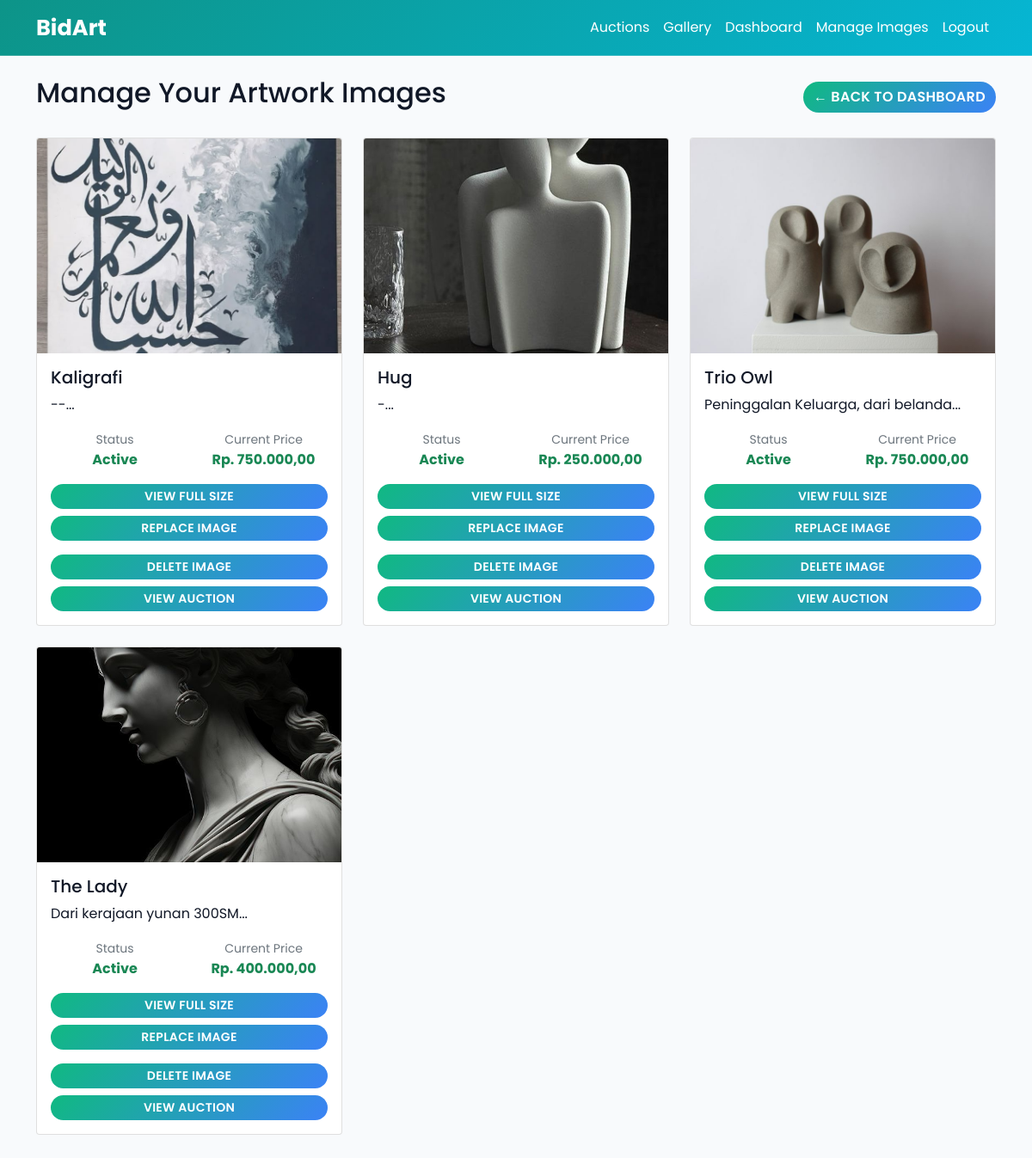
Screenshot of /views/artist/manage_images.php (signed in) with the database file from the repository.
### tables this page shows
CREATE TABLE `auctions` (
  `id` int NOT NULL AUTO_INCREMENT,
  `artwork_id` int NOT NULL,
  `starting_price` decimal(15,2) NOT NULL,
  `current_price` decimal(15,2) NOT NULL,
  `start_time` datetime NOT NULL,
  `end_time` datetime NOT NULL,
  `status` enum('active','closed','cancelled') DEFAULT 'active',
  `winner_id` int DEFAULT NULL,
  `created_at` timestamp NULL DEFAULT CURRENT_TIMESTAMP,
  PRIMARY KEY (`id`),
  KEY `artwork_id` (`artwork_id`),
  KEY `winner_id` (`winner_id`),
  CONSTRAINT `auctions_ibfk_1` FOREIGN KEY (`artwork_id`) REFERENCES `artworks` (`id`) ON DELETE CASCADE,
  CONSTRAINT `auctions_ibfk_2` FOREIGN KEY (`winner_id`) REFERENCES `users` (`id`) ON DELETE SET NULL
);

CREATE TABLE `artworks` (
  `id` int NOT NULL AUTO_INCREMENT,
  `title` varchar(200) NOT NULL,
  `description` text,
  `artist_id` int NOT NULL,
  `image_path` varchar(500) DEFAULT NULL,
  `created_at` timestamp NULL DEFAULT CURRENT_TIMESTAMP,
  PRIMARY KEY (`id`),
  KEY `artist_id` (`artist_id`),
  CONSTRAINT `artworks_ibfk_1` FOREIGN KEY (`artist_id`) REFERENCES `users` (`id`) ON DELETE CASCADE
);

### views/artist/manage_images.php (the view, shortened to what this page needs)
<?php
require_once '../../config/db.php';
$artist_id = $_SESSION['user_id'];
$query = "SELECT ar.*, a.status as auction_status, a.current_price, a.id as auction_id
          FROM artworks ar
          LEFT JOIN auctions a ON ar.id = a.artwork_id
          WHERE ar.artist_id = $artist_id
          ORDER BY ar.created_at DESC";
$artworks = mysqli_query($conn, $query);
?>
<!DOCTYPE html>
<html lang="en">
<head>
    <link href="https://cdn.jsdelivr.net/npm/bootstrap@5.1.3/dist/css/bootstrap.min.css" rel="stylesheet">
    <link href="../../assets/css/style.css" rel="stylesheet">
</head>
<body>
    <nav class="navbar navbar-expand-lg navbar-dark">
        <div class="container">
            <a class="navbar-brand" href="../../index.php">BidArt</a>
            <div class="navbar-nav ms-auto">
                <a class="nav-link" href="../../index.php">Auctions</a>
                <a class="nav-link" href="../../gallery.php">Gallery</a>
                <?php if (isset($_SESSION['user_id'])): ?>
                    <a class="nav-link " href="dashboard.php">Dashboard</a>
                    <?php if ($_SESSION['role'] === 'artist'): ?>
                        <a class="nav-link active" href="manage_images.php">Manage Images</a>
                    <?php endif; ?>
                    <a class="nav-link" href="../../middlewares/logout.php">Logout</a>
                <?php else: ?>
                    <a class="nav-link" href="../login.php">Login</a>
                    <a class="nav-link" href="register.php">Register</a>
                <?php endif; ?>
            </div>
        </div>
    </nav>
    <div class="container my-4">
        <div class="d-flex justify-content-between align-items-center mb-4">
            <h2>Manage Your Artwork Images</h2>
            <a href="dashboard.php" class="btn btn-secondary">← Back to Dashboard</a>
        </div>
        <div class="row">
            <?php if ($artworks && mysqli_num_rows($artworks) > 0): ?>
                <?php while ($artwork = mysqli_fetch_assoc($artworks)): ?>
                    <div class="col-md-6 col-lg-4 mb-4">
                        <div class="card">
                            <?php if ($artwork['image_path'] && file_exists("../../" . $artwork['image_path'])): ?>
                                <img src="../../<?php echo htmlspecialchars($artwork['image_path']); ?>"
                                    class="card-img-top" alt="<?php echo htmlspecialchars($artwork['title']); ?>"
                                    style="height: 250px; object-fit: cover;">
                            <?php endif; ?>
                            <div class="card-body">
                                <h5 class="card-title"><?php echo htmlspecialchars($artwork['title']); ?></h5>
                                <p class="card-text"><?php echo htmlspecialchars(substr($artwork['description'], 0, 100)) . '...'; ?></p>
                                <div class="row text-center mb-3">
                                    <div class="col-6">
                                        <small class="text-muted">Status</small>
                                        <div class="fw-bold <?php echo $artwork['auction_status'] === 'active' ? 'text-success' : 'text-secondary'; ?>">
                                            <?php echo $artwork['auction_status'] ? ucfirst($artwork['auction_status']) : 'No Auction'; ?>
                                        </div>
                                    </div>
                                    <div class="col-6">
                                        <small class="text-muted">Current Price</small>
                                        <div class="fw-bold text-success">
                                            Rp. <?php echo $artwork['current_price'] ? number_format($artwork['current_price'], 2, ',', '.') : '0.00'; ?>
                                        </div>
                                    </div>
                                </div>
                                <div class="d-grid gap-2">
                                    <?php if ($artwork['image_path'] && file_exists("../../" . $artwork['image_path'])): ?>
                                        <button class="btn  btn-sm" onclick="viewImage('../../<?php echo htmlspecialchars($artwork['image_path']); ?>', '<?php echo htmlspecialchars($artwork['title']); ?>')">
                                            View Full Size
                                        </button>
                                        <button class="btn  btn-sm" onclick="replaceImage(<?php echo $artwork['id']; ?>)">
                                            Replace Image
                                        </button>
                                        <form method="POST" onsubmit="return confirm('Are you sure you want to delete this image?');">
                                            <button type="submit" name="delete_image" class="btn btn-sm w-100 mt-2">
                                                Delete Image
                                            </button>
                                        </form>
                                    <?php else: ?>
                                        <button class="btn btn-sm" onclick="uploadImage(<?php echo $artwork['id']; ?>)">
                                            Upload Image
                                        </button>
                                    <?php endif; ?>
                                    <?php if ($artwork['auction_id']): ?>
                                        <a href="../../auction_details.php?id=<?php echo $artwork['auction_id']; ?>" class="btn  btn-sm">
                                            View Auction
                                        </a>
                                    <?php endif; ?>
                                </div>
                            </div>
                        </div>
                    </div>
                <?php endwhile; ?>
            <?php endif; ?>
        </div>
    </div>
</body>
</html>

### assets/css/style.css (style rules this page uses)
* { font-family: "Poppins", sans-serif; box-sizing: border-box; }
body { background: #f8fafc; color: #111827; overflow-y: scroll; }
a { color: #0f172a; }
.navbar { background: linear-gradient(135deg, #0d9488 0%, #06b6d4 100%); border-bottom: 1px solid rgba(255, 255, 255, 0.18); }
.navbar-dark .navbar-brand, .navbar-dark .navbar-nav .nav-link { color: #ffffff !important; }
.navbar-brand { font-weight: 700; font-size: 1.6rem; }
.card-img-top { transition: transform 0.4s ease; }
.btn { border-radius: 999px; font-weight: 600; background: linear-gradient(135deg, #10b981 0%, #3b82f6 100%) !important; color: white !important; border: none; text-transform: uppercase; letter-spacing: 0.02em; }

### rows the page displays
auctions: artwork.image_path (picture), artwork.title "Kaligrafi", artwork.description "--", status "Active", current_price "750.000,00"
auctions: artwork.image_path (picture), artwork.title "Hug", artwork.description "-", status "Active", current_price "250.000,00"
auctions: artwork.image_path (picture), artwork.title "Trio Owl", artwork.description "Peninggalan Keluarga, dari belanda", status "Active", current_price "750.000,00"
auctions: artwork.image_path (picture), artwork.title "The Lady", artwork.description "Dari kerajaan yunan 300SM", status "Active", current_price "400.000,00"
